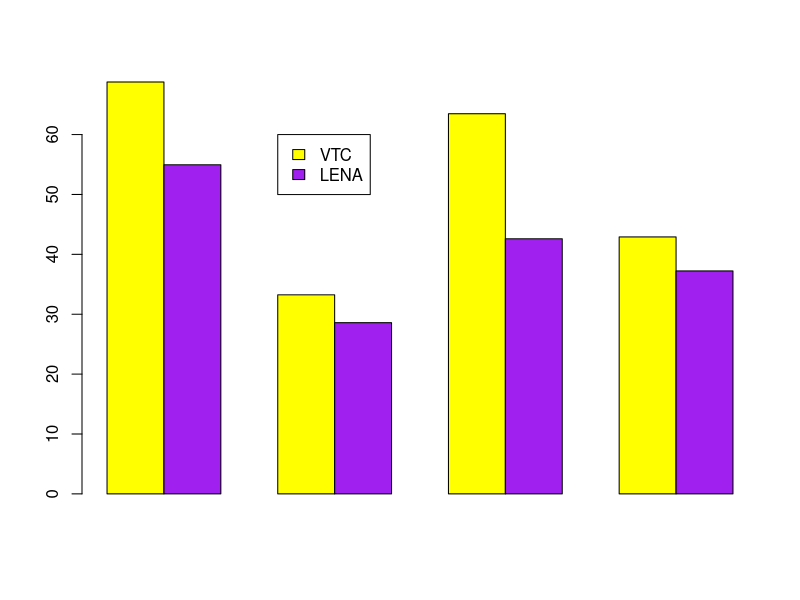
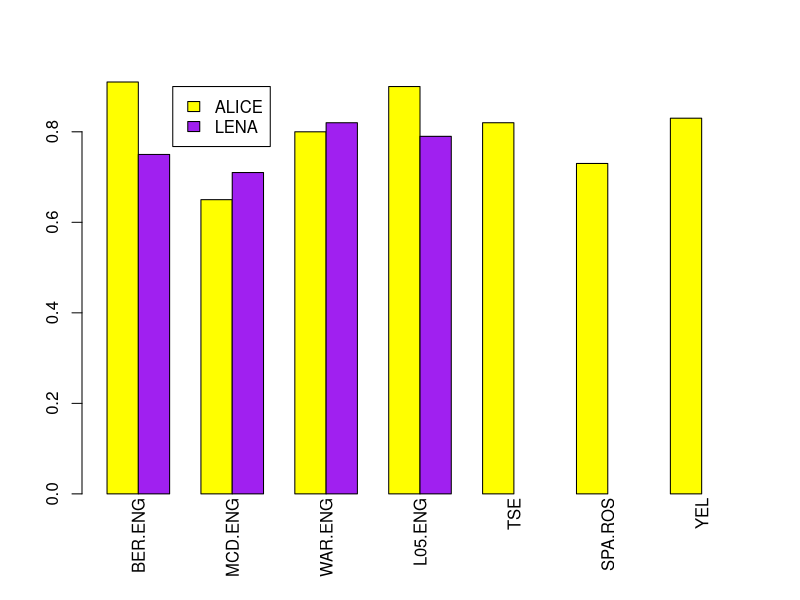

Recreate these plots in R, in order.
## ---- chunk 1

tabLENA=NULL
tabLENA$precision<-c(60.91, 27.34, 63.87, 43.57)
tabLENA$recall<-c(50.07, 29.97, 31.96, 32.5)
tabLENA$fscore<-c(54.96, 28.59, 42.60, 37.23)
tabLENA=data.frame(tabLENA) 
rownames(tabLENA)<-c("CHI", "OCH", "FEM", "MAL")

library(kableExtra)
kable(tabLENA,  col.name=c("Precision", "Recall", "Fscore"), align=c( "c", "c", "c"))


## ---- chunk 2

tab=NULL
tab$precision<-c(62.37, 46.77, 70.30, 39.52)
tab$recall<-c(76.67, 25.78, 57.87, 46.92)
tab$fscore<-c(68.78, 33.24, 63.48, 42.91)
tab=data.frame(tab) 
rownames(tab)<-c("CHI", "OCH", "FEM", "MAL")

library(kableExtra)
kable(tab,  col.name=c("Precision", "Recall", "Fscore"), align=c( "c", "c", "c"))

## ---- chunk 3
data=rbind(tab$fscore,
           tabLENA$fscore)

rownames(data)<-c("VTC", "LENA")
#data

barplot(data,
        col = c("yellow", "purple"),
        beside = TRUE)

legend(4,60,
       legend=c("VTC", "LENA"),
       fill=c("yellow", "purple"))
## ---- chunk 4

tab=NULL
tab$precision<-c(81.69, 18.78, 77.94, 37.82)
tab$recall<-c(73.48, 40.45, 87.40, 47.86)
tab$fscore<-c(77.37, 25.65, 82.40, 42.25)
tab=data.frame(tab) 
rownames(tab)<-c("CHI", "OCH", "FEM", "MAL")

library(kableExtra)
kable(tab,  col.name=c("Precision", "Recall", "Fscore"), align=c( "c", "c", "c"))

## ---- chunk 5

data <- as.matrix(data.frame("BER ENG" = c (0.91, 0.75),
                             "MCD ENG" = c (0.65, 0.71),
                             "WAR ENG" = c (0.8, 0.82),
                             "L05 ENG" = c (0.9, 0.79),
                             "TSE" = c (0.82, NA),
                             "SPA ROS" = c (0.73, NA),
                             "YEL" = c (0.83, NA)))

rownames(data)<-c("ALICE", "LENA")
#data  

x<-barplot(data,
        col = c("yellow", "purple"),
        beside = TRUE,xaxt="n")
x_avg=colMeans(x)
labs <- paste(colnames(data))
mtext(labs, side = 1, line = 0, at=x_avg, las=2)


legend(3.1,.9,
       legend=c("ALICE", "LENA"),
       fill=c("yellow", "purple"))
